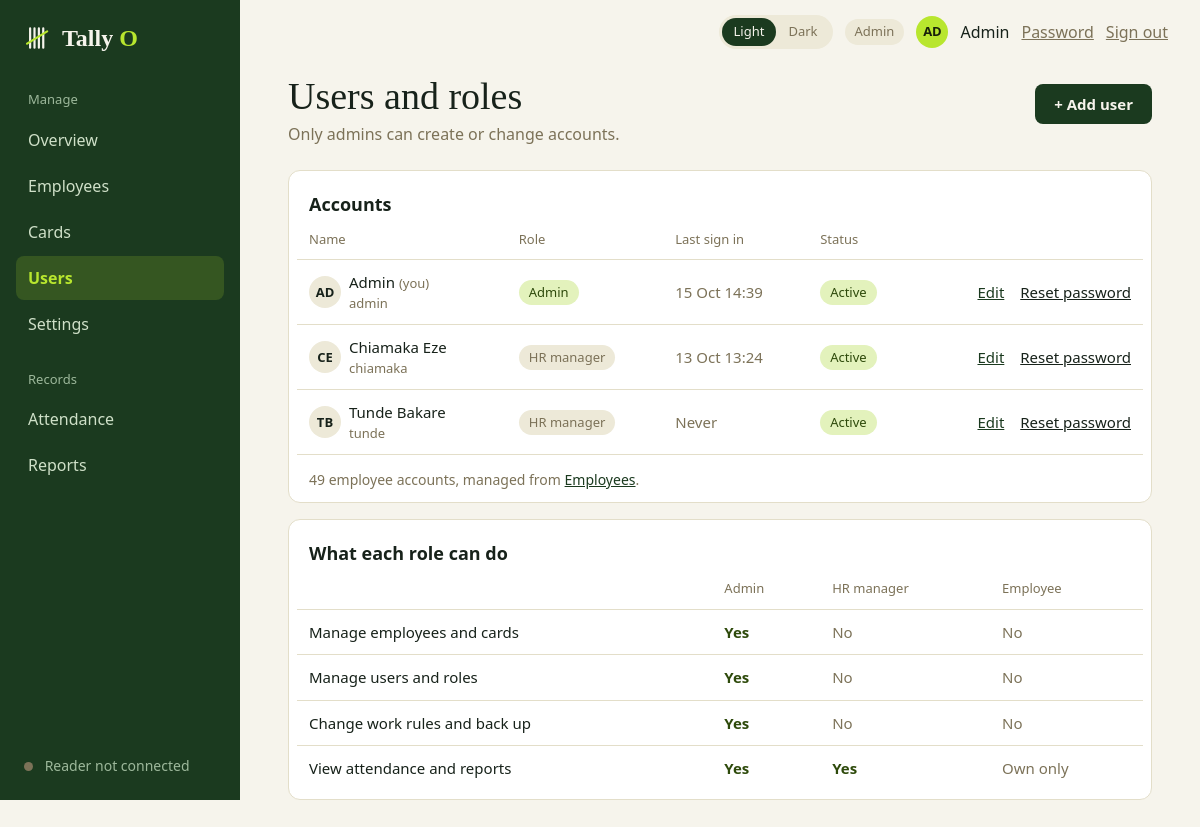
The app's page /admin/users (signed in), older data.
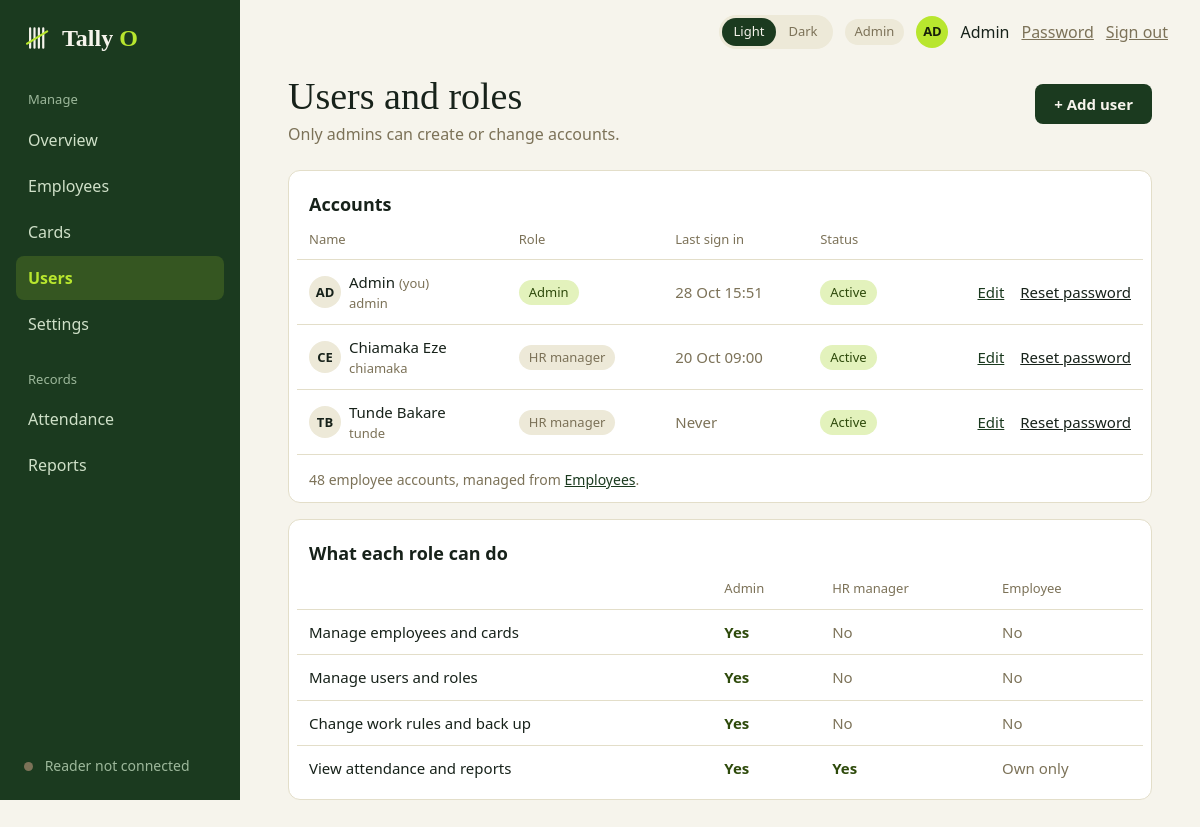
The same page, newer data.
### tables this page shows
CREATE TABLE users (
    id            INTEGER PRIMARY KEY,
    username      TEXT    NOT NULL UNIQUE COLLATE NOCASE,  -- employees use their code
    full_name     TEXT    NOT NULL,
    role          TEXT    NOT NULL CHECK (role IN ('admin', 'hr', 'employee')),
    password_hash TEXT    NOT NULL,
    employee_id   INTEGER UNIQUE REFERENCES employees(id),
    is_active     INTEGER NOT NULL DEFAULT 1 CHECK (is_active IN (0, 1)),
    must_change_password INTEGER NOT NULL DEFAULT 0 CHECK (must_change_password IN (0, 1)),
    last_login_at TEXT,
    -- an employee account must point at an employee; the others must not
    CHECK ((role = 'employee') = (employee_id IS NOT NULL))
);

### admin.py (the view)
@bp.route("/users")
@admin_only
def users():
    conn = db.get_db()
    return render_template(
        "admin_users.html", staff=queries.staff_accounts(conn),
        employee_accounts=queries.employee_account_count(conn),
        me_id=session["user"]["id"], today=date.today().isoformat(), **shell_context("Users"))

### app.py (called while the page is built)
@app.context_processor
def inject_globals():
    return {"APP_NAME": APP_NAME, "APP_TAGLINE": APP_TAGLINE,
            "csrf_token": auth.csrf_token, "safe_url": safe_url,
            "reader": reader.status(db.get_db())}

@app.after_request
def no_store_when_signed_in(response):
    if "user" in session and request.endpoint != "static":
        response.headers["Cache-Control"] = "no-store"
    return response

### auth.py (called while the page is built)
def csrf_token():
    if "csrf" not in session:
        session["csrf"] = secrets.token_hex(16)
    return session["csrf"]

def role_required(*roles):
    def decorator(view):
        @wraps(view)
        @login_required
        def wrapped(*args, **kwargs):
            if session["user"]["role"] not in roles:
                abort(403)
            return view(*args, **kwargs)
        return wrapped
    return decorator

### db.py (called while the page is built)
def get_db():
    if "db" not in g:
        g.db = connect(current_app.config["DATABASE"])
    return g.db

### queries.py (called while the page is built)
def employee_account_count(db):
    return db.execute("SELECT COUNT(*) FROM users WHERE role = 'employee'").fetchone()[0]

### shell.py (called while the page is built)
def safe_url(endpoint, **values):
    try:
        return url_for(endpoint, **values)
    except BuildError:
        return "#"

### templates/admin_users.html (shortened to what this page needs)
{% extends "app_shell.html" %}
{% block content %}
  <div class="page-head">
    <div>
      <h1 class="page-title">Users and roles</h1>
      <p class="muted mt-1">Only admins can create or change accounts.</p>
    </div>
    <a class="btn" href="{{ url_for('admin.user_new') }}">+ Add user</a>
  </div>
  <div class="card table-card mt-5">
    <h2 class="section-title table-title">Accounts</h2>
    <table class="table">
      <thead><tr><th>Name</th><th>Role</th><th>Last sign in</th><th>Status</th><th></th></tr></thead>
      <tbody>
        {% for u in staff %}
          <tr>
            <td>
              <div class="row">
                <span class="avatar">{{ u.initials }}</span>
                <div>
                  <div>{{ u.full_name }}{% if u.id == me_id %} <span class="muted small">(you)</span>{% endif %}</div>
                  <div class="muted small">{{ u.username }}</div>
                </div>
              </div>
            </td>
            <td>{% if u.role == 'admin' %}<span class="pill pill-ok">Admin</span>{% else %}<span class="pill">HR manager</span>{% endif %}</td>
            <td class="muted">{{ u.last_login_at | when(today) if u.last_login_at else 'Never' }}</td>
            <td>{% if u.is_active %}<span class="pill pill-ok">Active</span>{% else %}<span class="pill pill-bad">Inactive</span>{% endif %}</td>
            <td class="right">
              <a href="{{ url_for('admin.user_edit', user_id=u.id) }}">Edit</a>
              {% if u.is_active %}
                <form class="inline-form row-action" method="post"
                      action="{{ url_for('admin.user_reset_password', user_id=u.id) }}"
                      onsubmit="return confirm('Reset the password for {{ u.full_name|e }}? Their current password will stop working.')">
                  <button class="link-button" type="submit">Reset password</button>
                </form>
              {% endif %}
            </td>
          </tr>
        {% endfor %}
      </tbody>
    </table>
    <p class="table-foot muted">{{ employee_accounts }} employee accounts, managed from <a href="{{ safe_url('admin.employees') }}">Employees</a>.</p>
  </div>
  <div class="card table-card mt-4">
    <h2 class="section-title table-title">What each role can do</h2>
    <table class="table">
      <thead><tr><th></th><th>Admin</th><th>HR manager</th><th>Employee</th></tr></thead>
      <tbody>
        {% for label, admin, hr, emp in (
            ('Manage employees and cards', 'Yes', 'No', 'No'),
            ('Manage users and roles', 'Yes', 'No', 'No'),
            ('Change work rules and back up', 'Yes', 'No', 'No'),
            ('View attendance and reports', 'Yes', 'Yes', 'Own only')) %}
          <tr>
            <td>{{ label }}</td>
            {% for v in (admin, hr, emp) %}<td class="{{ 'yes' if v == 'Yes' else 'muted' }}">{{ v }}</td>{% endfor %}
          </tr>
        {% endfor %}
      </tbody>
    </table>
  </div>
{% endblock %}

Row changes from the older to the newer data that the page shows:
changed users "Admin": last_login_at|when "15 Oct 14:39" → "28 Oct 15:51"
changed users "Chiamaka Eze": last_login_at|when "13 Oct 13:24" → "20 Oct 09:00"
Text that changed along with them:
{{ employee_accounts }}: "49" → "48"
